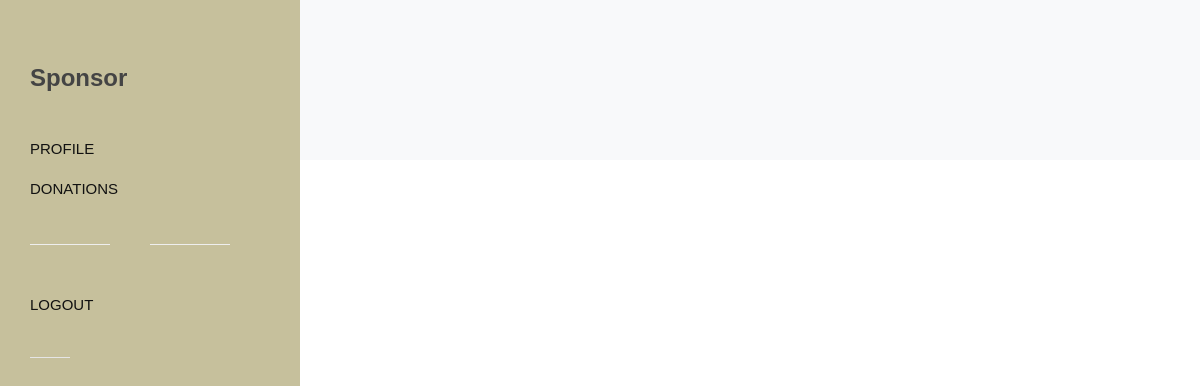
Page /donations (signed in) on the earlier database version.
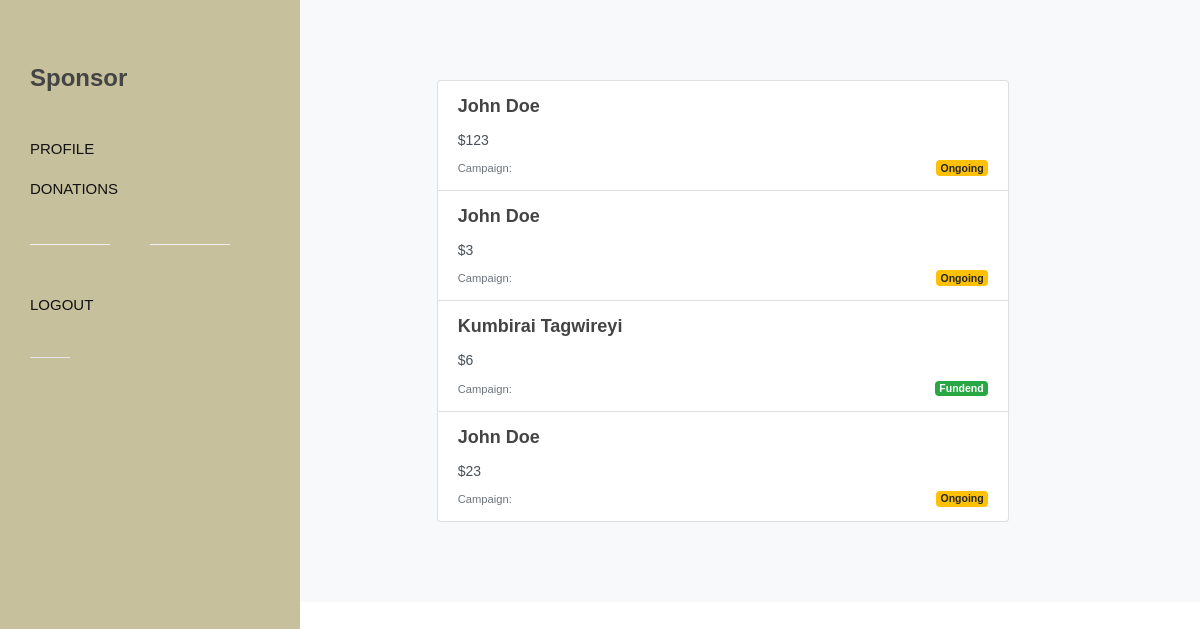
Same page on the later database version.
### donate/models.py (models this page shows)
class Fund(models.Model):
    amount = models.IntegerField()
    sponsor = models.ForeignKey(Sponsor, related_name="funds", on_delete=models.CASCADE)
    student = models.ForeignKey(Student, related_name="funds", on_delete=models.CASCADE)
    created = models.DateTimeField(auto_now_add = True )
    updated = models.DateTimeField(auto_now = True)

class Student(models.Model):
    first_name = models.CharField(max_length=100)
    last_name = models.CharField(max_length=100)
    user = models.OneToOneField(User, related_name="student", on_delete=models.CASCADE)
    image = models.ImageField(null=True, blank=True, editable=True, upload_to="images/")
    dob = models.DateField(blank=True, null=True)
    phone = models.CharField(blank=True, max_length=15)
    email = models.EmailField(max_length=100, blank=True, null=True)
    address = models.CharField(max_length=200, blank=True, null=True)
    city = models.CharField(max_length=100, blank=True, null=True)
    country = models.CharField(max_length=100, blank=True)
    gender = models.IntegerField(blank=True, null=True)
    feesav = models.IntegerField(blank=True, null=True)
    dhav = models.IntegerField(blank=True, null=True)
    health = models.IntegerField( blank=True, null=True)
    residence = models.IntegerField(blank=True, null=True)
    age = models.IntegerField(blank=True, null=True)
    fees = models.IntegerField(default=0)
    crowdfund = models.IntegerField(default=0)
    progress = models.IntegerField(default=0)
    fees_due = models.DateField(blank=True, null=True)
    school = models.CharField(blank=True, null=True, max_length=200)
    program = models.CharField(blank=True, null=True, max_length=100)
    about = models.CharField(blank=True, null=True, max_length=500)
    forest = models.CharField(default='Not Worthy', max_length=50)
    approval = models.CharField(max_length=50, default="Pending")
    confidence = models.FloatField(blank=True, null=True)
    created = models.DateTimeField(auto_now_add = True )
    updated = models.DateTimeField(auto_now = True)

### donate/views.py (the view)
# urls.py: path('donations', views.donations, name='donations'),
@permission_required('donate.sponsor', login_url='donate:sponsor-login')
def donations(request):
    sponsor = Sponsor.objects.get(user = request.user)
    donations = Fund.objects.filter(sponsor = sponsor)
    return render(request, 'donate/donations.html', {'donations':donations})

### donate/templates/donate/donations.html (shortened to what this page needs)
{% extends 'donate/side.html' %}
{% block logo %}<h3>Sponsor</h3>{% endblock %}
{% block nav %}
<li><a href="{% url 'donate:sponsor' %}"><div>Profile</div></a></li>
<li><a href="{% url 'donate:donations' %}"><div>Donations</div></a></li>
<div class="divider divider-center"><a  data-scrollto="#header"><i class="icon-settings"></i></a></div>
<li><a href="{% url 'donate:sponsor-logout' %}"><div>Logout</div></a></li>
{% endblock %}
{% block body %}
		<section id="content">
			<div class="content-wrap bg-light">
				<div class="container">
					<div class="row justify-content-center">
						<div class="col-lg-10 col-md-10">
                            <div class="right-margin list-group">
                                {% for donation in donations %}
                                <a href="" class="leftmargin rightmargin list-group-item list-group-item-action flex-column align-items-end col-10">
                                    <div class="d-flex w-100 justify-content-between">
                                        <h4 class="mb-2">{{donation.student.first_name}} {{donation.student.last_name}}</h4>
                                    </div>
                                    <p class="mb-1">${{donation.amount}}</p>
                                    <small class="text-muted">Campaign: </small>
                                        {% if donation.student.crowdfund >= donation.student.fees %}
                                        <span class="badge badge-secondary float-right badge-success" style="margin-top: 3px;">Fundend</span>
                                        {% else %}
                                        <span class="badge badge-secondary float-right badge-warning" style="margin-top: 3px;">Ongoing</span>
                                        {% endif %}
                                </a>
                                {% endfor %}
                            </div>
						</div>
					</div>
				</div>
			</div>
		</section>
{% endblock %}

### donate/templates/donate/side.html (shortened to what this page needs)
{% extends 'donate/base.html' %}
{% block side %}
side-header
{% endblock %}
{% block content %}
		<header id="header" class="no-sticky">
			<div id="header-wrap">
				<div class="container clearfix">
					<div id="logo" class="nobottomborder">
                        <a href="{% url 'donate:index' %}"> {% block logo %}{% endblock %}</a>
					</div>
					<nav id="primary-menu">
						<ul>
                            {% block nav %}
                            {% endblock %}
						</ul>
					</nav>
				</div>
			</div>
		</header>
		{% block body %}
		{% endblock %}
    {% endblock %}

### donate/templates/donate/base.html (shortened to what this page needs)
{% load static %}
<!DOCTYPE html>
<html dir="ltr" lang="en-US">
<head>
	<link rel="stylesheet" href="{% static 'donate/css/bootstrap.css' %}" type="text/css" />
	<link rel="stylesheet" href="{% static 'donate/style.css' %}" type="text/css" />
	<link rel="stylesheet" href="{% static 'donate/css/dark.css' %}" type="text/css" />
	<link rel="stylesheet" href="{% static 'donate/css/font-icons.css' %}" type="text/css" />
	<link rel="stylesheet" href="{% static 'donate/css/animate.css' %}" type="text/css" />
	<link rel="stylesheet" href="{% static 'donate/css/magnific-popup.css' %}" type="text/css" />
	<link rel="stylesheet" href="{% static 'donate/css/components/bs-filestyle.css' %}" type="text/css" />
	<link rel="stylesheet" href="{% static 'donate/css/components/select-boxes.css' %}" type="text/css" />
	<link rel="stylesheet" href="{% static 'donate/css/components/bs-select.css' %}" type="text/css" />
	<link rel="stylesheet" href="{% static 'donate/css/components/datepicker.css' %}" type="text/css" />
	<link rel="stylesheet" href="{% static 'donate/css/components/timepicker.css' %}" type="text/css" />
	<link rel="stylesheet" href="{% static 'donate/theme/css/fonts.css' %}" type="text/css" />
	<link rel="stylesheet" href="{% static 'donate/theme/nonprofit.css' %}" type="text/css" />
	<link rel="stylesheet" href="{% static 'donate/css/components/ion.rangeslider.css' %}" type="text/css" />
	<link rel="stylesheet" href="{% static 'donate/css/components/bs-rating.css' %}" type="text/css" />
	<link rel="stylesheet" href="{% static 'donate/css/components/bs-switches.css' %}" type="text/css" />
	<link rel="stylesheet" href="{% static 'donate/css/responsive.css' %}" type="text/css" />
</head>
<body class="stretched {% block side %}
{% endblock %}">
	<div id="wrapper" class="clearfix">
        {% block content %}
        {% endblock %}
	</div>
</body>
</html>

### donate/static/donate/theme/nonprofit.css (style rules this page uses)
:root { --themecolor: #C6C09C; --themecolorrgb: 198,192,156; --header-height: 70px; --sticky-header-height: 70px; }
@media (min-width: 992px) { #primary-menu ul > li > a { padding-top: 24px; padding-bottom: 24px; padding-top: calc(( var(--header-height) - 22px ) / 2); padding-bottom: calc(( var(--header-height) - 22px ) / 2); font-weight: 500 !important; text-transform: none; letter-spacing: 0; font-size: 15px; transition: color .3s ease; color: #111 !important; } }
@media (min-width: 992px) { #primary-menu ul li > a > div:after { opacity: 0; content: ''; position: absolute; background-image: url('images/border.svg'); background-repeat: no-repeat; background-position: center center; top: 50%; left: 50%; margin-top: 14px; width: 60%; height: 10px; background-size: 100% 10px; transform: translate( -50%, -50% ); -webkit-transition: opacity .2s linear; -o-transition: opacity .2s linear; transition: opacity .2s linear; } }
@media (min-width: 992px) { #header, #header-wrap, #logo img { height: 70px; height: var(--header-height); } }
@media (min-width: 992px) { #header-wrap { position: fixed; width: 100%; } }
@media (min-width: 992px) { #header-wrap, #header.sticky-header #header-wrap { background-color: #C6C09C; background-color: var(--themecolor); } }

Differences in the rows shown:
added Fund: student.first_name "John", student.last_name "Doe", amount "123", shows "Ongoing"
added Fund: student.first_name "John", student.last_name "Doe", amount "3", shows "Ongoing"
added Fund: student.first_name "Kumbirai", student.last_name "Tagwireyi", amount "6", shows "Fundend"
added Fund: student.first_name "John", student.last_name "Doe", amount "23", shows "Ongoing"
